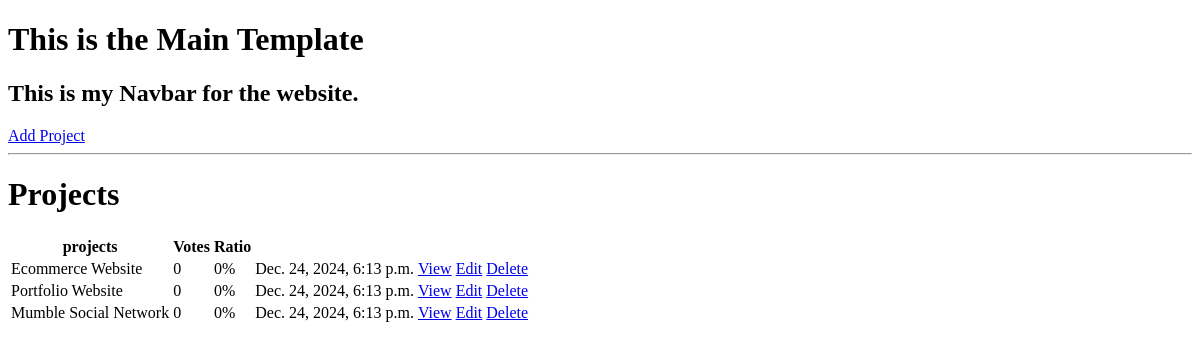
The app's page /, older data.
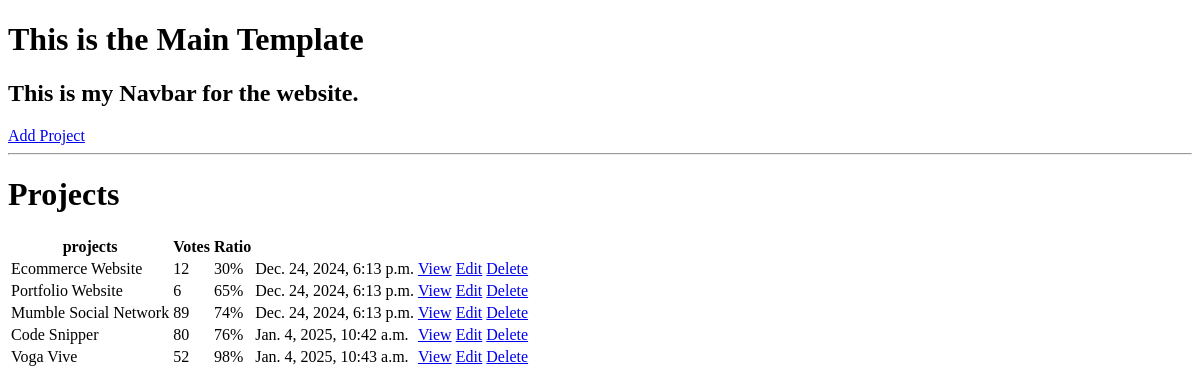
The same page, newer data.
### myapp/models.py (models this page shows, shortened)
class Project(models.Model):
    title = models.CharField(max_length=200)
    description = models.TextField(null = True, blank=True)
    demo_link = models.CharField(max_length=2000, null=True, blank= True)
    source_link = models.CharField(max_length=2000, null=True, blank= True)
    tags = models.ManyToManyField('Tag',blank=True)
    vote_total = models.IntegerField(default=0, null=True, blank=True)
    vote_ratio = models.IntegerField(default=0, null=True, blank=True)
    created = models.DateTimeField(auto_now_add=True)
    id = models.UUIDField(default=uuid.uuid4, unique=True, primary_key=True, editable=False)

### myapp/views.py (the view)
# urls.py: path('', views.projects, name="projects"),
def projects(request):
    projects = Project.objects.all()
    context = {'projects':projects}
    return render(request,'index.html', context)

### templates/index.html
{% extends 'main.html' %}
{% block content1 %}
<h1>Projects</h1>
<table>
    <tr>
        <th>projects</th>
        <th>Votes</th>
        <th>Ratio</th>
        <th></th>
        <th></th>
    </tr>
    {% for project in projects%}
    <tr>
        <td>{{project.title}}</td>
        <td>{{project.vote_total}}</td>
        <td>{{project.vote_ratio}}%</td>
        <td>{{project.created}}</td>
        <td><a href="{% url 'project' project.id %}">View</a></td>
        <td><a href="{% url 'update-form' project.id %}">Edit</a></td>
        <td><a href="{% url 'delete-form' project.id %}">Delete</a></td>
    </tr>
    {% endfor %}
</table>
{% endblock content1 %}

### templates/main.html (shortened to what this page needs)
<!DOCTYPE html>
<html lang="en">
<head>
</head>
<body>
    <h1>This is the Main Template </h1>
    {% include 'navbar.html' %}
    {% block content1 %}
    {% endblock content1 %}
</body>
</html>

### templates/navbar.html
<h2>This is my Navbar for the website.</h2>
<a href="{% url 'create_form' %}">Add Project</a>
<hr>

Row changes from the older to the newer data that the page shows:
changed Project "Ecommerce Website": vote_total "0" → "12"; vote_ratio "0" → "30"
changed Project "Portfolio Website": vote_total "0" → "6"; vote_ratio "0" → "65"
changed Project "Mumble Social Network": vote_total "0" → "89"; vote_ratio "0" → "74"
added Project: title "Code Snipper", vote_total "80", vote_ratio "76", created "Jan. 4, 2025, 10:42 a.m."
added Project: title "Voga Vive", vote_total "52", vote_ratio "98", created "Jan. 4, 2025, 10:43 a.m."
